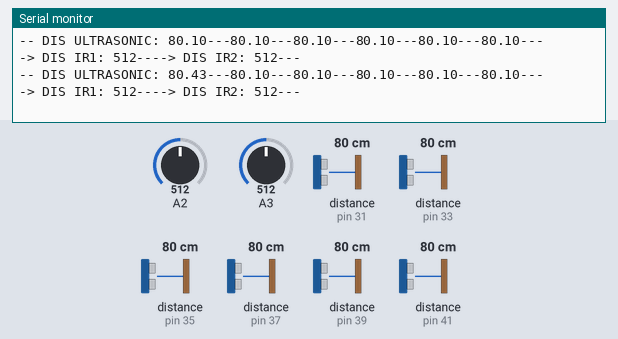
The sketch below on a simulated Arduino Mega 2560, built with avr-gcc and run on an emulated ATmega2560. Parts: the last lines printed to the serial monitor. Wiring (inferred from the names in the program): 6 × ultrasonic range finder: trigger pin 30, echo pin 31 / trigger pin 32, echo pin 33 / trigger pin 34, echo pin 35 / trigger pin 36, echo pin 37 / trigger pin 38, echo pin 39 / trigger pin 40, echo pin 41. The inputs (shaded band) are chosen by the test bench; at power-on: distance to the obstacle (sensors on pin 31, pin 33, pin 35, pin 37, pin 39, pin 41) 80 cm, A2 = 512, A3 = 512. The echo pulse lasts 58.3 µs per cm.

Above: at 2.8 s.
2.9 s: distance to the obstacle (sensor on pin 31) set to 2 cm
At 3.7 s:
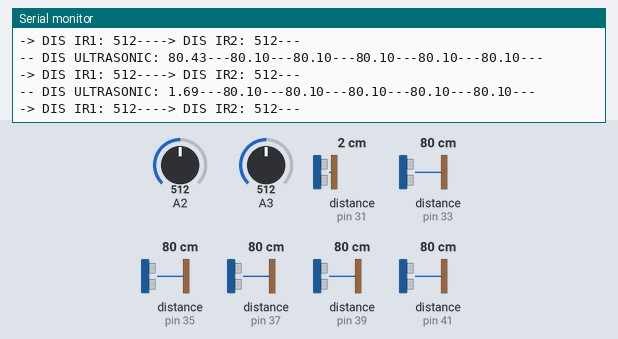
4.4 s: distance to the obstacle (sensor on pin 33) set to 2 cm
At 5.7 s:
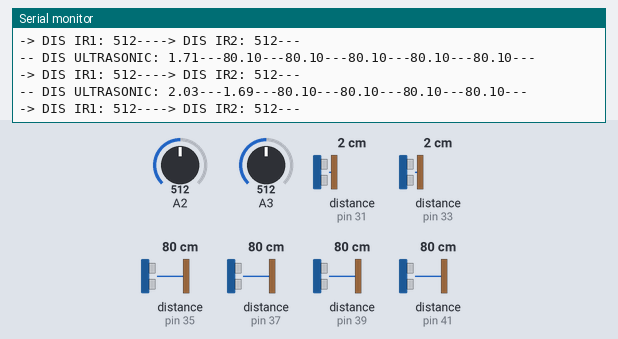
5.9 s: distance to the obstacle (sensor on pin 35) set to 2 cm
At 6.8 s:
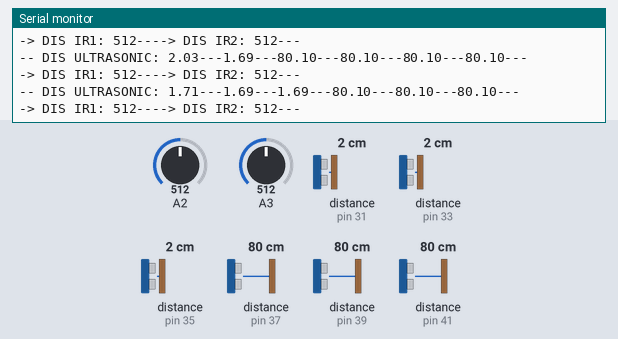
7.4 s: distance to the obstacle (sensor on pin 37) set to 2 cm
At 8.7 s:
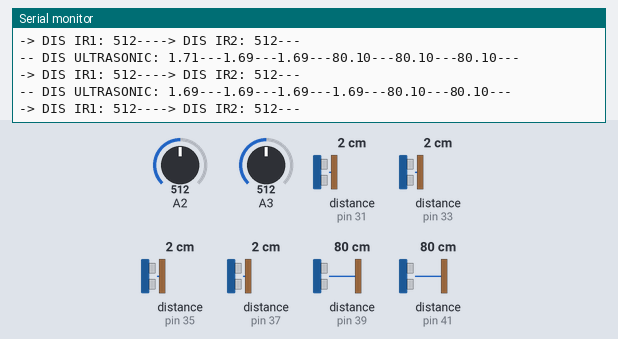
8.9 s: distance to the obstacle (sensor on pin 39) set to 2 cm
At 9.8 s:
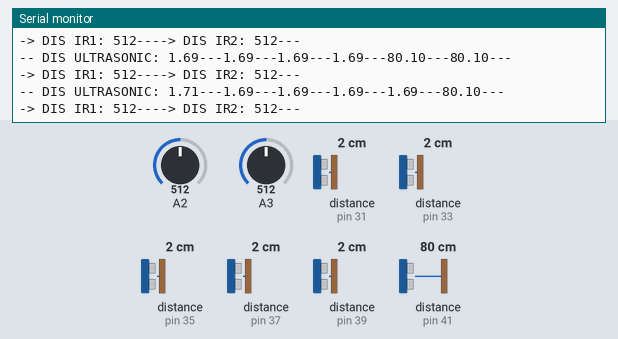
10.4 s: distance to the obstacle (sensor on pin 41) set to 2 cm
At 11.4 s:
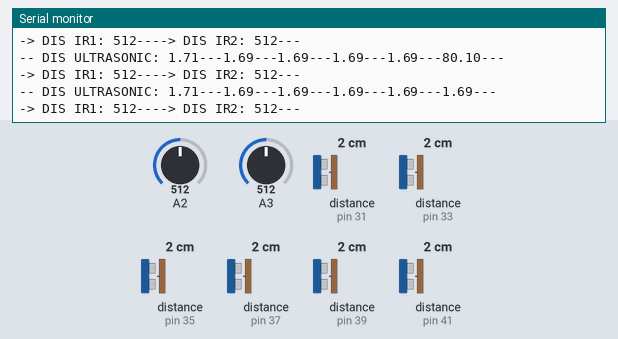
Timing chart, 0 to 12.9 s (numbered marks = the images above; inputs shaded):
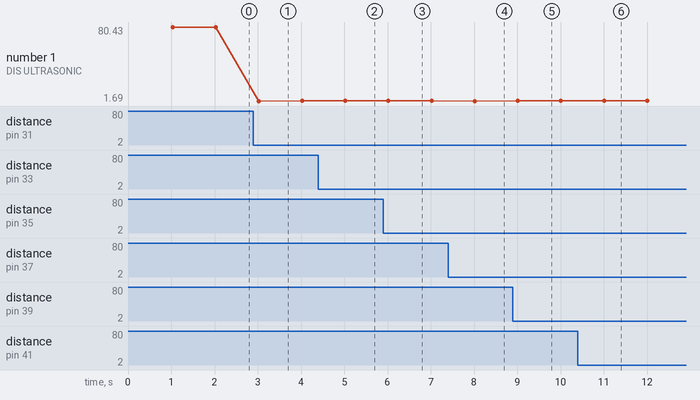

The sketch:

TestUltrasonicSensor.ino
```cpp
#include <avr/io.h>
#include "ADC.h"

#define TRIG1BACKDER PORTC7 //30
#define ECHO1BACKDER 31  //PC6 Ultrasonic sensor 1

#define TRIG2BACKIZQ PORTC5
#define ECHO2BACKIZQ 33  //PC4 Ultrasonic sensor 1

#define TRIG3LATIZQ PORTC3
#define ECHO3LATIZQECHO 35 //PC2 Ultrasonic sensor 1

#define TRIG4FRONTLATIZQ PORTC1
#define ECHO4FRONTLATIZQ 37 //PC0 Ultrasonic sensor 1

#define TRIG5FRONTLATDER PORTD7
#define ECHO5FRONTLATDER 39 //PG2 Ultrasonic sensor 1

#define TRIG6LATDER PORTG1
#define ECHO6LATDER 41 //PG0 Ultrasonic sensor 1

//Pines Sensor distancia infrarojo
#define IRDISF 2 //PF2 //Input Analog CANAL 2
#define IRDISB 3 //PF3 //Input Analog CANAL 3

float  distUltra[6];

uint16_t disIrSenValue[2];

void setup() {
  Serial.begin(115200);

  ADCInit();

  DDRD |= (1 << DDD7); // TRIG ULTRASONIC SENSOR
  DDRG |= (1 << DDG1); // TRIG ULTRASONIC SENSOR
  DDRC |= (1 << DDC1) | (1 << DDC3) | (1 << DDC5) | (1 << DDC7); // TRIG ULTRASONIC SENSOR

  //----------- PINES PULL UP ULTRASONICOS
  DDRC &= ~((1 << DDC6) | (1 << DDC4) | (1 << DDC2) | (1 << DDC0));
  DDRG &= ~((1 << DDG2) | (1 << DDG0));
  PORTC |= (1 << PORTC6) | (1 << PORTC4) | (1 << PORTC2) | (1 << PORTC0);
  PORTG |= (1 << PORTG2) | (1 << PORTG0);
}

void loop() {

  readUltrasonic();

}

void readUltrasonic() {
  static unsigned long previousMillis1 = 0;
  if ((millis() - previousMillis1) > 1000)
  {
    //-------------------------------------------------------------------------------
    PORTC &= ~(1 << TRIG1BACKDER);
    //digitalWrite(TRIG, LOW); // Set the trigger pin to low for 2uS
    _delay_us(2);

    //digitalWrite(TRIG, HIGH); // Send a 10uS high to trigger ranging
    PORTC |= (1 << TRIG1BACKDER);
    _delay_us(20);

    //digitalWrite(TRIG, LOW);                     // Send pin low again
    PORTC &= ~(1 << TRIG1BACKDER);
    distUltra[0] = (float)pulseIn(ECHO1BACKDER, HIGH, 26000); // Read in times pulse

    distUltra[0] = distUltra[0] / 58; //13.3511 instead of 58 because the speed of a soundwave in water is far bigger than in air

    //-------------------------------------------------------------------------------
    //-------------------------------------------------------------------------------
    PORTC &= ~(1 << TRIG2BACKIZQ);
    //digitalWrite(TRIG, LOW); // Set the trigger pin to low for 2uS
    _delay_us(2);

    //digitalWrite(TRIG, HIGH); // Send a 10uS high to trigger ranging
    PORTC |= (1 << TRIG2BACKIZQ);
    _delay_us(20);

    //digitalWrite(TRIG, LOW);                     // Send pin low again
    PORTC &= ~(1 << TRIG2BACKIZQ);
    distUltra[1] = (float)pulseIn(ECHO2BACKIZQ, HIGH, 26000); // Read in times pulse

    distUltra[1] = distUltra[1] / 58; //13.3511 instead of 58 because the speed of a soundwave in water is far bigger than in air
    //-------------------------------------------------------------------------------
    //-------------------------------------------------------------------------------
    PORTC &= ~(1 << TRIG3LATIZQ);
    //digitalWrite(TRIG, LOW); // Set the trigger pin to low for 2uS
    _delay_us(2);

    //digitalWrite(TRIG, HIGH); // Send a 10uS high to trigger ranging
    PORTC |= (1 << TRIG3LATIZQ);
    _delay_us(20);

    //digitalWrite(TRIG, LOW);                     // Send pin low again
    PORTC &= ~(1 << TRIG3LATIZQ);
    distUltra[2] = (float)pulseIn(ECHO3LATIZQECHO, HIGH, 26000); // Read in times pulse

    distUltra[2] = distUltra[2] / 58; //13.3511 instead of 58 because the speed of a soundwave in water is far bigger than in air
    //-------------------------------------------------------------------------------
    //-------------------------------------------------------------------------------
    PORTC &= ~(1 << TRIG4FRONTLATIZQ);
    //digitalWrite(TRIG, LOW); // Set the trigger pin to low for 2uS
    _delay_us(2);

    //digitalWrite(TRIG, HIGH); // Send a 10uS high to trigger ranging
    PORTC |= (1 << TRIG4FRONTLATIZQ);
    _delay_us(20);

    //digitalWrite(TRIG, LOW);                     // Send pin low again
    PORTC &= ~(1 << TRIG4FRONTLATIZQ);
    distUltra[3] = (float)pulseIn(ECHO4FRONTLATIZQ, HIGH, 26300); // Read in times pulse

    distUltra[3] = distUltra[3] / 58; //13.3511 instead of 58 because the speed of a soundwave in water is far bigger than in air
    //-------------------------------------------------------------------------------
    //-------------------------------------------------------------------------------
    PORTD &= ~(1 << TRIG5FRONTLATDER);
    //digitalWrite(TRIG, LOW); // Set the trigger pin to low for 2uS
    _delay_us(2);

    //digitalWrite(TRIG, HIGH); // Send a 10uS high to trigger ranging
    PORTD |= (1 << TRIG5FRONTLATDER);
    _delay_us(20);

    //digitalWrite(TRIG, LOW);                     // Send pin low again
    PORTD &= ~(1 << TRIG5FRONTLATDER);
    distUltra[4] = (float)pulseIn(ECHO5FRONTLATDER, HIGH, 26000); // Read in times pulse

    distUltra[4] = distUltra[4] / 58; //13.3511 instead of 58 because the speed of a soundwave in water is far bigger than in air

    //-------------------------------------------------------------------------------
    //-------------------------------------------------------------------------------
    PORTG &= ~(1 << TRIG6LATDER);
    //digitalWrite(TRIG, LOW); // Set the trigger pin to low for 2uS
    _delay_us(2);

    //digitalWrite(TRIG, HIGH); // Send a 10uS high to trigger ranging
    PORTG |= (1 << TRIG6LATDER);
    _delay_us(20);

    //digitalWrite(TRIG, LOW);                     // Send pin low again
    PORTG &= ~(1 << TRIG6LATDER);
    distUltra[5] = (float)pulseIn(ECHO6LATDER, HIGH, 26000); // Read in times pulse

    distUltra[5] = distUltra[5] / 58; //13.3511 instead of 58 because the speed of a soundwave in water is far bigger than in air

    //-------------------------------------------------------------------------------

    // PRINT ARRAY
    Serial.print("-- DIS ULTRASONIC: ");
    for (size_t i = 0; i < 6; i++)
    {
      Serial.print(distUltra[i]);
      Serial.print("---");
    }
    Serial.println("");

    readDisIrSen();
    previousMillis1 += 1000;
  }
}

/*
  @brief Leer sensores distancia infrarojo
  @param canal
*/
void readDisIrSen()
{
  disIrSenValue[0] = ADCGetData(IRDISF); // leer dis front
  disIrSenValue[1] = ADCGetData(IRDISB); // leer dis back
  Serial.print("-> DIS IR1: ");
  Serial.print(disIrSenValue[0]);
  Serial.print("---");
  Serial.print("-> DIS IR2: ");
  Serial.print(disIrSenValue[1]);
  Serial.println("---");

}
```

ADC.c
```cpp
/*
 * ADC.c
 * library for atmega 2560 adc configuration
 *
 * Created: 08/04/2021 06:43:35 p.m.
 * Author: Nicolas
 */
#include "ADC.h"

void ADCInit()
{
	// Select Vref=AVcc
	ADMUX |= (1 << REFS0);
	//set prescaller to 128 and enable ADC // Frequency divisor = 128 -> 16000/128 = 125 KHz
	ADCSRA |= (1 << ADPS2) | (1 << ADPS1) | (1 << ADPS0);
}

uint16_t ADCGetData(uint8_t canal)
{
	// Seleccion del canal del ADC
	ADMUX &= ~0x0F;
	ADMUX |= canal;

	// Encendemos en ADC
	ADCSRA |= (1 << ADEN);
	_delay_us(2); // Esperamos a encender

	// single conversion mode
	ADCSRA |= (1 << ADSC);

	// Esperamos a que muestree, leyendo el flag
	while (!(ADCSRA & (1 << ADIF)))
		;
	ADCSRA |= (1 << ADIF); // Reiniciamos el flag

	// Apagamos el ADC
	ADCSRA &= ~(1 << ADEN);

	return ADC;
}
```

ADC.h
```cpp
/*
 * ADC.h
 *
 * Created: 08/04/2021 06:43:42 p.m.
 * Author: Nicolas
 */

#include <avr/io.h>
#include <util/delay.h>

#ifndef ADC_H
#define ADC_H

#ifdef __cplusplus
extern "C" {
#endif

  void ADCInit();
  uint16_t ADCGetData(uint8_t canal);

#ifdef __cplusplus
}
#endif

#endif /* ADC_H_ */
```

Measured:
- after the input at 2.9 s, the serial monitor: prints a new line after 0.13 s (image 1)
- after the input at 4.4 s, the serial monitor: prints a new line after 0.62 s (image 2)
- after the input at 5.9 s, the serial monitor: prints a new line after 0.12 s (image 3)
- after the input at 7.4 s, the serial monitor: prints a new line after 0.61 s (image 4)
- after the input at 8.9 s, the serial monitor: prints a new line after 0.11 s (image 5)
- after the input at 10.4 s, the serial monitor: prints a new line after 0.61 s (image 6)
- plotted number 1: 80.43 → 1.71 after the input at 2.9 s
